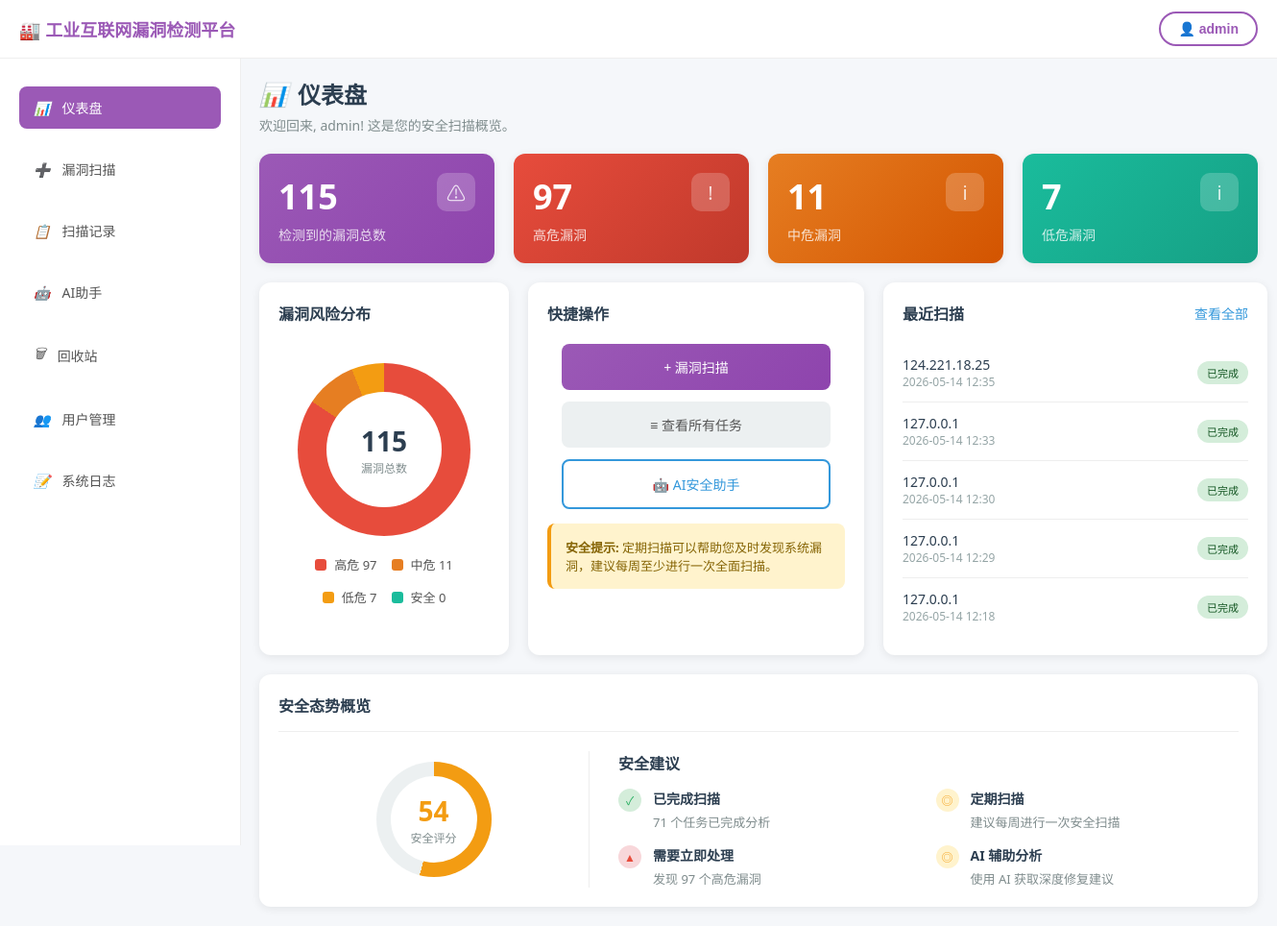
The app's page /dashboard (signed in) with its own data.
### models.py (models this page shows, shortened)
class ScanTask(db.Model):
    __tablename__ = 'scan_tasks'
    id = db.Column(db.Integer, primary_key=True)
    user_id = db.Column(db.Integer, db.ForeignKey('users.id'), nullable=False, comment='用户ID')
    target_ip = db.Column(db.String(255), nullable=False, comment='目标IP/域名')
    ports_config = db.Column(db.String(500), default='1-1000', comment='端口配置')
    status = db.Column(db.String(20), default='pending', comment='状态: pending/running/completed/failed')
    protocol = db.Column(db.String(10), default='tcp', comment='协议: tcp/udp')
    web_scan = db.Column(db.Boolean, default=False, comment='是否启用Web漏洞扫描')
    vuln_type = db.Column(db.String(20), default='protocol', comment='漏洞类型: protocol/system/application')
    result_json = db.Column(db.Text, comment='扫描结果JSON')
    ai_summary = db.Column(db.Text, comment='AI生成的摘要')
    pdf_path = db.Column(db.String(500), comment='PDF报告路径')
    created_at = db.Column(db.DateTime, default=datetime.utcnow, comment='创建时间')
    completed_at = db.Column(db.DateTime, comment='完成时间')
    is_deleted = db.Column(db.Boolean, default=False, comment='是否已删除(回收站)')
    deleted_at = db.Column(db.DateTime, comment='删除时间')
    vulnerabilities = db.relationship('Vulnerability', backref='task', lazy='dynamic', cascade='all, delete-orphan')
    def get_status_text(self):
        status_map = {
            'pending': '等待中',
            'running': '扫描中',
            'completed': '已完成',
            'failed': '失败'
        }
        return status_map.get(self.status, '未知')

### app.py (the view)
@app.route('/dashboard')
@login_required
def dashboard():
    user_id = session['user_id']
    is_admin = session.get('role') == 'admin'
    if is_admin:
        tasks = ScanTask.query.filter_by(is_deleted=False)
    else:
        tasks = ScanTask.query.filter_by(user_id=user_id, is_deleted=False)
    total_tasks = tasks.count()
    completed_tasks = tasks.filter_by(status='completed').count()
    if is_admin:
        vulns = Vulnerability.query.join(ScanTask).filter(ScanTask.is_deleted == False)
    else:
        vulns = Vulnerability.query.join(ScanTask).filter(
            ScanTask.user_id == user_id,
            ScanTask.is_deleted == False
        )
    high_risk = vulns.filter(Vulnerability.risk_level == 'high').count()
    mid_risk = vulns.filter(Vulnerability.risk_level == 'mid').count()
    low_risk = vulns.filter(Vulnerability.risk_level == 'low').count()
    total_vulns = high_risk + mid_risk + low_risk
    if total_vulns == 0:
        security_score = 100
    else:
        security_score = int((1 - (high_risk * 0.5 + mid_risk * 0.3 + low_risk * 0.1) / total_vulns) * 100)
        if security_score < 0:
            security_score = 0
    recent_tasks = tasks.order_by(ScanTask.created_at.desc()).limit(5).all()
    return render_template('user/dashboard.html',
                           total_tasks=total_tasks,
                           completed_tasks=completed_tasks,
                           high_risk=high_risk,
                           mid_risk=mid_risk,
                           low_risk=low_risk,
                           total_vulns=total_vulns,
                           security_score=security_score,
                           recent_tasks=recent_tasks)

### app.py (called while the page is built)
def login_required(f):
    @wraps(f)
    def decorated_function(*args, **kwargs):
        if 'user_id' not in session:
            flash('请先登录', 'warning')
            return redirect(url_for('login'))
        return f(*args, **kwargs)
    return decorated_function

### templates/user/dashboard.html (shortened to what this page needs)
{% extends "base.html" %}
{% block content %}
<div class="page-header">
    <h1><i>📊</i>仪表盘</h1>
    <p>欢迎回来, {{ session.get('username', '用户') }}! 这是您的安全扫描概览。</p>
</div>
<div class="stats-grid">
    <div class="stat-card purple">
        <div class="number">{{ total_vulns }}</div>
        <div class="label">检测到的漏洞总数</div>
        <div class="icon">⚠</div>
    </div>
    <div class="stat-card red">
        <div class="number">{{ high_risk }}</div>
        <div class="label">高危漏洞</div>
        <div class="icon">!</div>
    </div>
    <div class="stat-card orange">
        <div class="number">{{ mid_risk }}</div>
        <div class="label">中危漏洞</div>
        <div class="icon">i</div>
    </div>
    <div class="stat-card cyan">
        <div class="number">{{ low_risk }}</div>
        <div class="label">低危漏洞</div>
        <div class="icon">i</div>
    </div>
</div>
<div class="main-grid">
    <div class="card">
        <h3>漏洞风险分布</h3>
        <div class="pie-chart-container">
            <div class="pie-chart" style="--critical-deg: {{ (high_risk / (total_vulns or 1)) * 360 }}deg; --high-deg: {{ ((high_risk + mid_risk) / (total_vulns or 1)) * 360 }}deg; --medium-deg: {{ ((high_risk + mid_risk + low_risk) / (total_vulns or 1)) * 360 }}deg;">
                <div class="pie-chart-inner">
                    <div class="total">{{ total_vulns }}</div>
                    <div class="label">漏洞总数</div>
                </div>
            </div>
            <div class="pie-legend">
                <div class="pie-legend-item">
                    <div class="pie-legend-color" style="background: #e74c3c;"></div>
                    <span>高危 {{ high_risk }}</span>
                </div>
                <div class="pie-legend-item">
                    <div class="pie-legend-color" style="background: #e67e22;"></div>
                    <span>中危 {{ mid_risk }}</span>
                </div>
                <div class="pie-legend-item">
                    <div class="pie-legend-color" style="background: #f39c12;"></div>
                    <span>低危 {{ low_risk }}</span>
                </div>
                <div class="pie-legend-item">
                    <div class="pie-legend-color" style="background: #1abc9c;"></div>
                    <span>安全 0</span>
                </div>
            </div>
        </div>
    </div>
    <div class="card">
        <h3>快捷操作</h3>
        <a href="{{ url_for('scan') }}" class="action-btn primary">+ 漏洞扫描</a>
        <a href="{{ url_for('tasks') }}" class="action-btn secondary">≡ 查看所有任务</a>
        <a href="{{ url_for('ai_assistant') }}" class="action-btn outline">🤖 AI安全助手</a>
        <div class="security-tip">
            <strong>安全提示:</strong> 定期扫描可以帮助您及时发现系统漏洞，建议每周至少进行一次全面扫描。
        </div>
    </div>
    <div class="card">
        <div class="card-header">
            <h3>最近扫描</h3>
            <a href="{{ url_for('tasks') }}" class="view-all">查看全部</a>
        </div>
        <div class="scan-list">
            {% if recent_tasks %}
                {% for task in recent_tasks %}
                <div class="scan-item">
                    <div>
                        <div class="url">{{ task.target_ip }}</div>
                        <div class="time">{{ task.created_at.strftime('%Y-%m-%d %H:%M') }}</div>
                    </div>
                    <span class="status {{ 'status-success' if task.status == 'completed' else 'status-danger' }}">
                        {{ task.get_status_text() }}
                    </span>
                </div>
                {% endfor %}
            {% else %}
                <p style="text-align: center; color: #95a5a6; padding: 20px;">暂无扫描记录</p>
            {% endif %}
        </div>
    </div>
</div>
<div class="card">
    <h3 style="margin-bottom: 15px; color: #2c3e50; font-size: 16px; font-weight: 600;">安全态势概览</h3>
    <div style="border-bottom: 1px solid #eee; margin-bottom: 20px;"></div>
    <div style="display: flex; align-items: center;">
        <div style="flex: 1; display: flex; justify-content: center;">
            <div class="score-circle" style="--score: {{ security_score }}">
                <div class="score-circle-inner">
                    <div class="number">{{ security_score }}</div>
                    <div class="label">安全评分</div>
                </div>
            </div>
        </div>
        <div style="flex: 2; padding-left: 30px; border-left: 1px solid #eee;">
            <h3 style="margin-bottom: 15px; color: #2c3e50; font-size: 16px; font-weight: 600;">安全建议</h3>
            <div style="display: grid; grid-template-columns: 1fr 1fr; gap: 15px;">
                <div class="suggestion-item" style="border-bottom: none; padding: 0;">
                    <div class="suggestion-icon success">✓</div>
                    <div class="suggestion-content">
                        <h4>已完成扫描</h4>
                        <p>{{ completed_tasks }} 个任务已完成分析</p>
                    </div>
                </div>
                <div class="suggestion-item" style="border-bottom: none; padding: 0;">
                    <div class="suggestion-icon warning">◎</div>
                    <div class="suggestion-content">
                        <h4>定期扫描</h4>
                        <p>建议每周进行一次安全扫描</p>
                    </div>
                </div>
                <div class="suggestion-item" style="border-bottom: none; padding: 0;">
                    <div class="suggestion-icon danger">▲</div>
                    <div class="suggestion-content">
                        <h4>需要立即处理</h4>
                        <p>发现 {{ high_risk }} 个高危漏洞</p>
                    </div>
                </div>
                <div class="suggestion-item" style="border-bottom: none; padding: 0;">
                    <div class="suggestion-icon warning">◎</div>
                    <div class="suggestion-content">
                        <h4>AI 辅助分析</h4>
                        <p>使用 AI 获取深度修复建议</p>
                    </div>
                </div>
            </div>
        </div>
    </div>
</div>
{% endblock %}

### templates/base.html (style rules this page uses)
body { font-family: 'Segoe UI', Tahoma, Geneva, Verdana, sans-serif; margin: 0; padding: 0; background-color: #f5f7fa; }
.page-header { margin-bottom: 20px; }
.page-header h1 { margin: 0; color: #2c3e50; font-size: 24px; display: flex; align-items: center; gap: 10px; }
.page-header p { margin: 5px 0 0 0; color: #7f8c8d; font-size: 14px; }
.card { background: white; border-radius: 12px; box-shadow: 0 2px 10px rgba(0,0,0,0.08); padding: 20px; }
.card h3 { margin: 0 0 20px 0; color: #2c3e50; font-size: 16px; font-weight: 600; }

### records on screen
ScanTask: target_ip "124.221.18.25", created_at "2026-05-14 12:35", get_status_text "已完成"
ScanTask: target_ip "127.0.0.1", created_at "2026-05-14 12:33", get_status_text "已完成"
ScanTask: target_ip "127.0.0.1", created_at "2026-05-14 12:30", get_status_text "已完成"
ScanTask: target_ip "127.0.0.1", created_at "2026-05-14 12:29", get_status_text "已完成"
ScanTask: target_ip "127.0.0.1", created_at "2026-05-14 12:18", get_status_text "已完成"

### other values on screen
{{ session.get('username', '用户') }} "admin"
{{ total_vulns }} "115"
{{ high_risk }} "97"
{{ mid_risk }} "11"
{{ low_risk }} "7"
{{ security_score }} "54"
{{ completed_tasks }} "71"
